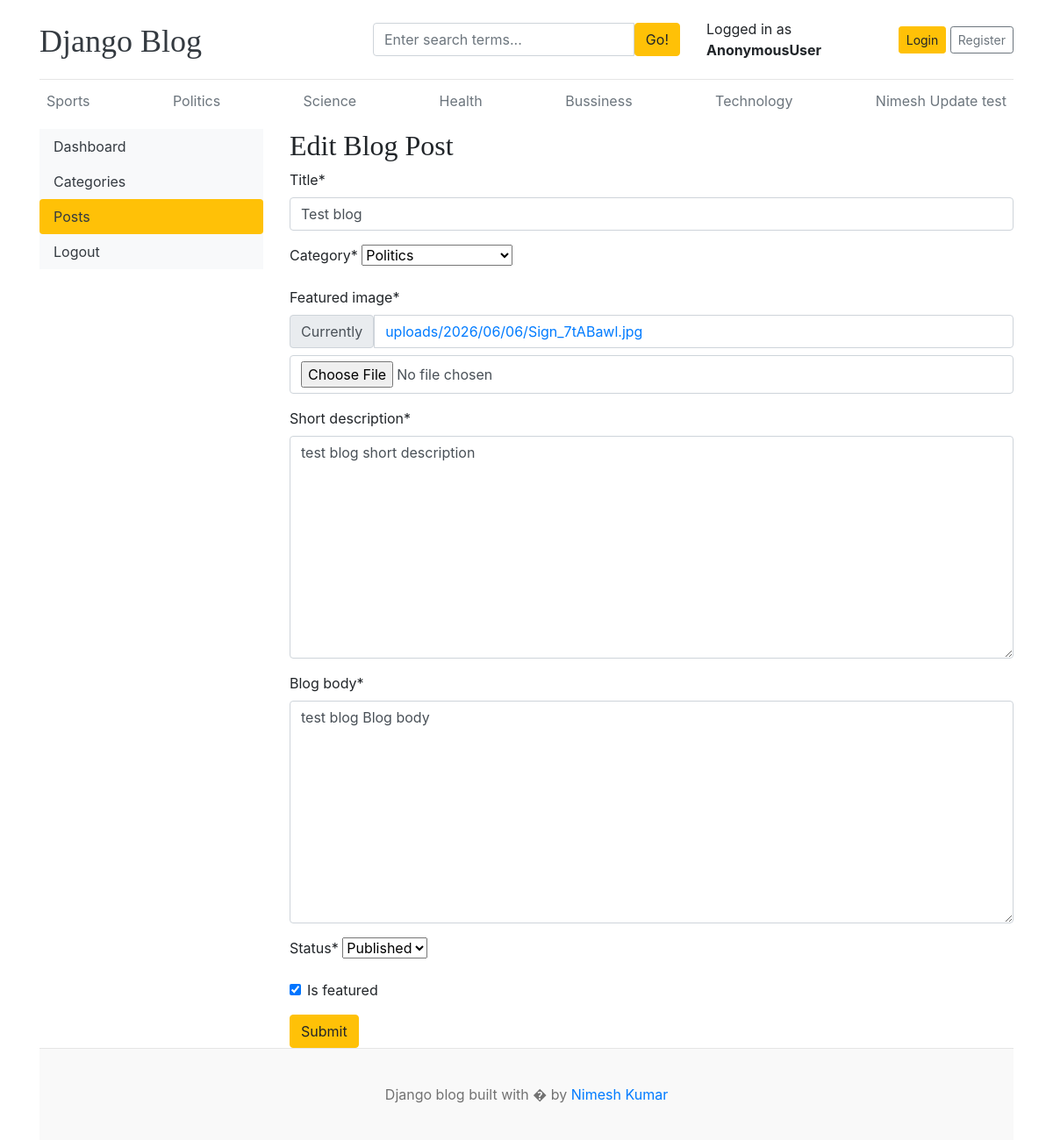
Screenshot of /dashboard/posts/edit/3/ with the database file from the repository.
### blogs/models.py (models this page shows, shortened)
class Category(models.Model):
    create_name = models.CharField(max_length=50, unique=True)
    created_at = models.DateTimeField(auto_now_add=True)
    updated_at = models.DateTimeField(auto_now=True)
    class Meta:
        verbose_name_plural = 'categories'
    def __str__(self):
        return self.create_name

class Blog(models.Model):
    title = models.CharField(max_length=100)
    slug  = models.SlugField(max_length=150, unique=True, blank=True)
    category = models.ForeignKey(Category, on_delete=models.CASCADE)
    author = models.ForeignKey(User, on_delete=models.CASCADE)
    featured_image = models.ImageField(upload_to='uploads/%Y/%m/%d')
    short_description = models.TextField(max_length=500)
    blog_body = models.TextField(max_length=2000)
    status = models.CharField(max_length=20, choices=STATUS_CHOICES, default="Draft")
    is_featured = models.BooleanField(default=False)
    created_at = models.DateTimeField(auto_now_add=True)
    updated_at = models.DateTimeField(auto_now=True)

### dashboards/views.py (the view)
# urls.py: path('posts/edit/<int:pk>/', views.edit_post, name='edit_post'),
def edit_post(request, pk):
    post = get_object_or_404(Blog, pk=pk)
    if request.method == 'POST':
        blog_post_EditForm = BlogPostForm(request.POST, request.FILES, instance=post)
        if blog_post_EditForm.is_valid():
            updatedPost = blog_post_EditForm.save()
            title = blog_post_EditForm.cleaned_data['title']
            updatedPost.slug = slugify(title) + '-' + str(updatedPost.id)
            updatedPost.save()
            return redirect('posts')
    else:
        blog_post_EditForm = BlogPostForm(instance=post)
    context = {
        'blog_post_EditForm' : blog_post_EditForm,
        'post' : post
    }
    return render(request, 'dashboards/edit_post.html', context)

### dashboards/forms.py
class BlogPostForm(forms.ModelForm):
    class Meta:
        model = Blog
        fields = ('title', 'category', 'featured_image', 'short_description', 'blog_body', 'status', 'is_featured')

### blogs/context_processor.py (called while the page is built)
def get_categories(request):
    categories = Category.objects.all()
    return dict(categories=categories)

def get_social_links(request):
    socialLink = SocialLink.objects.all()
    return dict(socialLink=socialLink)

### templates/dashboards/edit_post.html (shortened to what this page needs)
{% extends 'base.html' %}
{% block content %}
{% load crispy_forms_tags %}
<div class="row">
     {% include 'dashboards/dashboard_sidebar.html' %}
    <div class="col-md-9">
        <h2>Edit Blog Post</h2>
        <form action="{% url 'edit_post' post.id%}" method="post" enctype="multipart/form-data">
            {{ blog_post_EditForm | crispy }}
            <button type="submit" class="btn btn-warning">Submit</button>
        </form>
    </div>
</div>
{% endblock content %}

### templates/base.html (shortened to what this page needs)
{% load static %}
<!DOCTYPE html>
<html lang="en">
<head>
    <link href="https://getbootstrap.com/docs/4.0/dist/css/bootstrap.min.css" rel="stylesheet">
    <link href="{% static 'css/blog.css' %}" rel="stylesheet">
    <link rel="stylesheet" href="https://cdnjs.cloudflare.com/ajax/libs/font-awesome/4.7.0/css/font-awesome.min.css">
  </head>
<body>
    <div class="container">
      <header class="blog-header py-3">
        <div class="row flex-nowrap justify-content-between align-items-center">
          <div class="col-4 pt-1">
            <a class="blog-header-logo text-dark" href="/">Django Blog</a>
          </div>
          <div class="col-4">
            <form action="{% url 'search' %}" method="GET">
              <div class="input-group">
                <input  name="keyword" value="{{ keyword }}" class="form-control" type="text" placeholder="Enter search terms..." aria-label="Enter Search">
                <button type="submit"  class="btn btn-warning" id="button-search"> Go!</button>
              </div>
            </form>
          </div>
          <div class="col-4 d-flex justify-content-end align-items-center">
            <span> Logged in as <b>{{ user }}</b></span> &nbsp;
            {% if not user.is_authenticated %}
            <a class="btn btn-sm btn-warning" href="{% url 'login' %}">Login</a> &nbsp;
            <a class="btn btn-sm btn-outline-secondary" href="{% url 'register' %}">Register</a>
            {% else %}
            <span class="text-decoration-underline"> <a href="{% url 'dashboard' %}">Dashboard</a></span>
            &nbsp <a class="btn btn-sm btn-warning" href="{% url 'logout' %}">
              Logout
            </a>
            {% endif %}
          </div>
        </div>
      </header>
      <div class="nav-scroller py-1 mb-2">
        <nav class="nav d-flex justify-content-between">
            {% for cat in categories %}
          <a class="p-2 text-muted" href="{% url 'post_by_category' cat.id %}">{{ cat.create_name }}</a>
          {% endfor %}
        </nav>
      </div>
{% block content %}
{% endblock %}
<footer class="blog-footer">
  <p>Django blog built with � by <a href="#">Nimesh Kumar</a></p>
</footer>
</body>
</html>

### blog_main/static/css/blog.css (style rules this page uses)
.blog-header { border-bottom: 1px solid #e5e5e5; }
.blog-header-logo { font-family: "Playfair Display", Georgia, "Times New Roman", serif; font-size: 2.25rem; }
h1, h2, h3, h4, h5, h6 { font-family: "Playfair Display", Georgia, "Times New Roman", serif; }
.blog-footer { padding: 2.5rem 0; color: #727272; text-align: center; background-color: #f9f9f9; border-top: .05rem solid #e5e5e5; }
.blog-footer p:last-child { margin-bottom: 0; }

### rows the page displays
Category: create_name "Sports"
Category: create_name "Politics"
Category: create_name "Science"
Category: create_name "Health"
Category: create_name "Bussiness"
Category: create_name "Technology"
Category: create_name "Nimesh Update test"
Blog: title "Test blog", category "Politics", short_description "test blog short description", blog_body "test blog Blog body", status "Published", is_featured "☑"

### other values shown
{{ user }} "AnonymousUser"
